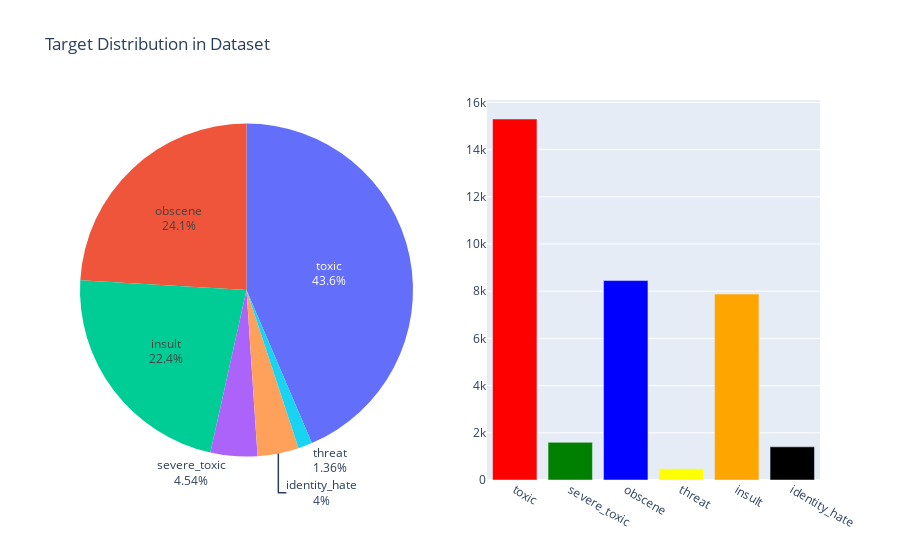

Notebook source saved alongside this figure:
### Code cell
from plotly.subplots import make_subplots
import plotly.graph_objects as go


fig = make_subplots(rows=1, cols=2,specs=[[{"type": "domain"}, {"type": "xy"}]])

fig.add_trace(
    go.Pie(labels=labels, values=values, textinfo='label+percent'),
    row=1, col=1
)

fig.add_trace(
    go.Bar(x=labels, y=values, marker_color=colors),
    row=1, col=2
)



fig.update_layout(title_text="Target Distribution in Dataset" ,showlegend=False,)
fig.show()

### Figure 1 — Plotly figure (JSON) as saved in the notebook; plotly's stock layout.template omitted (floating-point values rounded to 4 significant figures)
{"data": [{"domain": {"x": [0, 0.45], "y": [0, 1]}, "labels": ["toxic", "severe_toxic", "obscene", "threat", "insult", "identity_hate"], "textinfo": "label+percent", "type": "pie", "values": [15294, 1595, 8449, 478, 7877, 1405]}, {"marker": {"color": ["red", "green", "blue", "yellow", "orange", "black"]}, "type": "bar", "x": ["toxic", "severe_toxic", "obscene", "threat", "insult", "identity_hate"], "xaxis": "x", "y": [15294, 1595, 8449, 478, 7877, 1405], "yaxis": "y"}], "layout": {"showlegend": false, "title": {"text": "Target Distribution in Dataset"}, "xaxis": {"anchor": "y", "domain": [0.55, 1]}, "yaxis": {"anchor": "x", "domain": [0, 1]}}}
